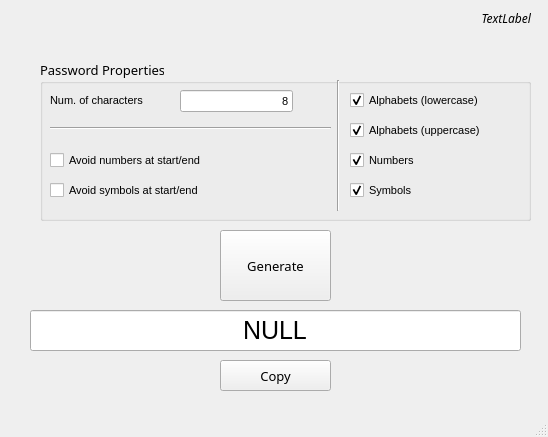
<?xml version="1.0" encoding="UTF-8"?>
<ui version="4.0">
 <class>MainWindow</class>
 <widget class="QMainWindow" name="MainWindow">
  <property name="geometry">
   <rect>
    <x>0</x>
    <y>0</y>
    <width>548</width>
    <height>437</height>
   </rect>
  </property>
  <property name="sizePolicy">
   <sizepolicy hsizetype="Fixed" vsizetype="Fixed">
    <horstretch>0</horstretch>
    <verstretch>0</verstretch>
   </sizepolicy>
  </property>
  <property name="minimumSize">
   <size>
    <width>548</width>
    <height>437</height>
   </size>
  </property>
  <property name="maximumSize">
   <size>
    <width>548</width>
    <height>437</height>
   </size>
  </property>
  <property name="font">
   <font>
    <family>Arial Black</family>
    <italic>true</italic>
   </font>
  </property>
  <property name="windowTitle">
   <string>PasswordGenerator</string>
  </property>
  <property name="windowIcon">
   <iconset>
    <normaloff>password_key_icon.png</normaloff>
    <normalon>password_key_icon.png</normalon>
    <activeon>password_key_icon.png</activeon>password_key_icon.png</iconset>
  </property>
  <widget class="QWidget" name="centralwidget">
   <widget class="QPushButton" name="pushButton">
    <property name="geometry">
     <rect>
      <x>220</x>
      <y>230</y>
      <width>111</width>
      <height>71</height>
     </rect>
    </property>
    <property name="font">
     <font>
      <family>Arial Black</family>
      <pointsize>10</pointsize>
      <italic>false</italic>
     </font>
    </property>
    <property name="text">
     <string>Generate</string>
    </property>
   </widget>
   <widget class="QLabel" name="timerLabel">
    <property name="geometry">
     <rect>
      <x>420</x>
      <y>10</y>
      <width>111</width>
      <height>16</height>
     </rect>
    </property>
    <property name="autoFillBackground">
     <bool>true</bool>
    </property>
    <property name="text">
     <string>TextLabel</string>
    </property>
    <property name="alignment">
     <set>Qt::AlignRight|Qt::AlignTrailing|Qt::AlignVCenter</set>
    </property>
   </widget>
   <widget class="QGroupBox" name="pwdGroupBox">
    <property name="geometry">
     <rect>
      <x>40</x>
      <y>60</y>
      <width>491</width>
      <height>161</height>
     </rect>
    </property>
    <property name="font">
     <font>
      <pointsize>10</pointsize>
      <italic>false</italic>
     </font>
    </property>
    <property name="title">
     <string>Password Properties</string>
    </property>
    <widget class="QLabel" name="label">
     <property name="geometry">
      <rect>
       <x>10</x>
       <y>30</y>
       <width>121</width>
       <height>21</height>
      </rect>
     </property>
     <property name="font">
      <font>
       <family>Arial</family>
       <pointsize>8</pointsize>
      </font>
     </property>
     <property name="text">
      <string>Num. of characters</string>
     </property>
    </widget>
    <widget class="QLineEdit" name="numOfCharObj">
     <property name="geometry">
      <rect>
       <x>140</x>
       <y>30</y>
       <width>113</width>
       <height>22</height>
      </rect>
     </property>
     <property name="font">
      <font>
       <family>Arial</family>
       <pointsize>8</pointsize>
      </font>
     </property>
     <property name="inputMethodHints">
      <set>Qt::ImhDigitsOnly</set>
     </property>
     <property name="text">
      <string>8</string>
     </property>
     <property name="alignment">
      <set>Qt::AlignRight|Qt::AlignTrailing|Qt::AlignVCenter</set>
     </property>
    </widget>
    <widget class="QCheckBox" name="alphaLowerCheckBox">
     <property name="geometry">
      <rect>
       <x>310</x>
       <y>30</y>
       <width>151</width>
       <height>20</height>
      </rect>
     </property>
     <property name="font">
      <font>
       <family>Arial</family>
       <pointsize>8</pointsize>
      </font>
     </property>
     <property name="text">
      <string>Alphabets (lowercase)</string>
     </property>
     <property name="checked">
      <bool>true</bool>
     </property>
    </widget>
    <widget class="QCheckBox" name="alphaUpperCheckBox">
     <property name="geometry">
      <rect>
       <x>310</x>
       <y>60</y>
       <width>161</width>
       <height>20</height>
      </rect>
     </property>
     <property name="font">
      <font>
       <family>Arial</family>
       <pointsize>8</pointsize>
      </font>
     </property>
     <property name="text">
      <string>Alphabets (uppercase)</string>
     </property>
     <property name="checked">
      <bool>true</bool>
     </property>
    </widget>
    <widget class="QCheckBox" name="numberCheckBox">
     <property name="geometry">
      <rect>
       <x>310</x>
       <y>90</y>
       <width>161</width>
       <height>20</height>
      </rect>
     </property>
     <property name="font">
      <font>
       <family>Arial</family>
       <pointsize>8</pointsize>
      </font>
     </property>
     <property name="text">
      <string>Numbers</string>
     </property>
     <property name="checked">
      <bool>true</bool>
     </property>
    </widget>
    <widget class="Line" name="line">
     <property name="geometry">
      <rect>
       <x>290</x>
       <y>20</y>
       <width>16</width>
       <height>131</height>
      </rect>
     </property>
     <property name="orientation">
      <enum>Qt::Vertical</enum>
     </property>
    </widget>
    <widget class="QCheckBox" name="symbolCheckBox">
     <property name="geometry">
      <rect>
       <x>310</x>
       <y>120</y>
       <width>161</width>
       <height>20</height>
      </rect>
     </property>
     <property name="font">
      <font>
       <family>Arial</family>
       <pointsize>8</pointsize>
      </font>
     </property>
     <property name="text">
      <string>Symbols</string>
     </property>
     <property name="checked">
      <bool>true</bool>
     </property>
    </widget>
    <widget class="Line" name="line_2">
     <property name="geometry">
      <rect>
       <x>10</x>
       <y>60</y>
       <width>281</width>
       <height>16</height>
      </rect>
     </property>
     <property name="orientation">
      <enum>Qt::Horizontal</enum>
     </property>
    </widget>
    <widget class="QCheckBox" name="avoidNumberAtExtremeCheckBox">
     <property name="geometry">
      <rect>
       <x>10</x>
       <y>90</y>
       <width>191</width>
       <height>20</height>
      </rect>
     </property>
     <property name="font">
      <font>
       <family>Arial</family>
       <pointsize>8</pointsize>
      </font>
     </property>
     <property name="text">
      <string>Avoid numbers at start/end</string>
     </property>
     <property name="checked">
      <bool>false</bool>
     </property>
    </widget>
    <widget class="QCheckBox" name="avoidSymbolsAtExtremeCheckBox">
     <property name="geometry">
      <rect>
       <x>10</x>
       <y>120</y>
       <width>191</width>
       <height>20</height>
      </rect>
     </property>
     <property name="font">
      <font>
       <family>Arial</family>
       <pointsize>8</pointsize>
      </font>
     </property>
     <property name="text">
      <string>Avoid symbols at start/end</string>
     </property>
     <property name="checked">
      <bool>false</bool>
     </property>
    </widget>
   </widget>
   <widget class="QLineEdit" name="resultTextObj">
    <property name="geometry">
     <rect>
      <x>30</x>
      <y>310</y>
      <width>491</width>
      <height>41</height>
     </rect>
    </property>
    <property name="font">
     <font>
      <family>Arial</family>
      <pointsize>19</pointsize>
      <italic>false</italic>
     </font>
    </property>
    <property name="text">
     <string>NULL</string>
    </property>
    <property name="alignment">
     <set>Qt::AlignCenter</set>
    </property>
   </widget>
   <widget class="QPushButton" name="copyButton">
    <property name="geometry">
     <rect>
      <x>220</x>
      <y>360</y>
      <width>111</width>
      <height>31</height>
     </rect>
    </property>
    <property name="font">
     <font>
      <family>Arial Black</family>
      <pointsize>10</pointsize>
      <italic>false</italic>
     </font>
    </property>
    <property name="text">
     <string>Copy</string>
    </property>
   </widget>
  </widget>
  <widget class="QMenuBar" name="menubar">
   <property name="geometry">
    <rect>
     <x>0</x>
     <y>0</y>
     <width>548</width>
     <height>28</height>
    </rect>
   </property>
  </widget>
  <widget class="QStatusBar" name="statusbar"/>
 </widget>
 <resources/>
 <connections/>
</ui>
